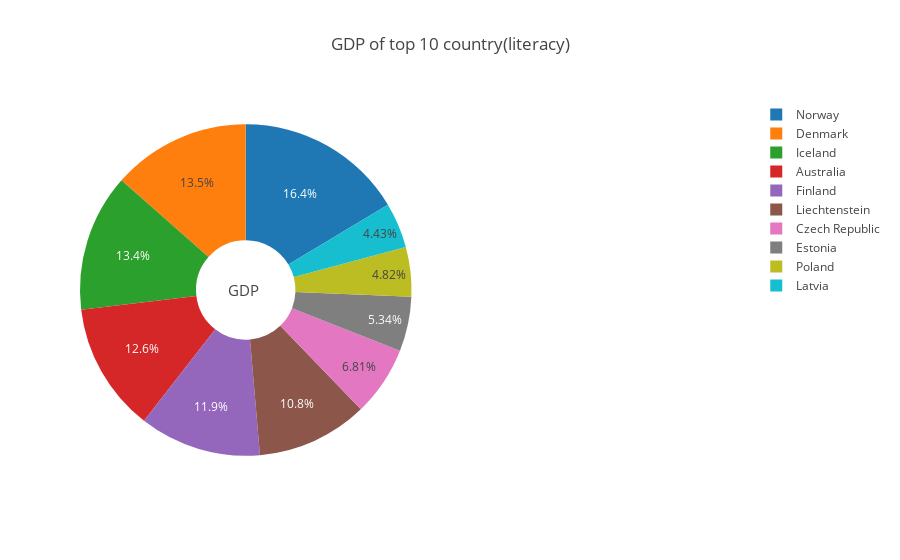

The code cell stored with this chart in its notebook:
### Markdown cell above
### GDP of Top 10 Countries with Highest Literacy

### Code cell
lit = world_data.sort_values("Literacy", ascending=False).head(10)
fig = {
  "data": [
    {
      "values": lit.GDP,
      "labels": lit.Country,
      "domain": {"x": [0, .5]},
      "name": "GDP percentage of",
      "hoverinfo":"label+percent+name",
      "hole": .3,
      "type": "pie"
    },],
  "layout": {
        "title":"GDP of top 10 country(literacy)",
        "annotations": [
            { "font": { "size": 15},
              "showarrow": False,
              "text": "GDP",
                "x": 0.22,
                "y": 0.5
            },
        ]
    }
}
iplot(fig)

### Figure 1 — Plotly figure (JSON) as saved in the notebook; plotly's stock layout.template omitted (floating-point values rounded to 4 significant figures)
{"data": [{"domain": {"x": [0, 0.5]}, "hole": 0.3, "hoverinfo": "label+percent+name", "labels": ["Denmark ", "Australia ", "Finland ", "Liechtenstein ", "Norway ", "Iceland ", "Czech Republic ", "Poland ", "Latvia ", "Estonia "], "name": "GDP percentage of", "type": "pie", "uid": "617be6b6-d06e-40b0-9bfe-b4824de826cd", "values": [31100, 29000, 27400, 25000, 37800, 30900, 15700, 11100, 10200, 12300]}], "layout": {"annotations": [{"font": {"size": 15}, "showarrow": false, "text": "GDP", "x": 0.22, "y": 0.5}], "title": {"text": "GDP of top 10 country(literacy)"}}}
